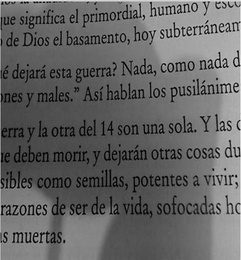
%> input picture unidad 1/sauvola.jpg, 241 x 260 px, shrunk from 471 x 509 before the run
$ octave g1e11.m   (GNU Octave 9; MATLAB toolbox functions it lacks are replaced by stand-ins)
%> lines starting %> are read from the running program, lines starting %| are printed output that depends on the picture; in (x1, y1, x2, y2) boxes, pixels count from 0 and x2, y2 are one past the last pixel; in counts of white or black regions, pixels touching at a corner belong together; the program's own positions count from 1
### unidad 1/sauvola.m
%SAUVOLA local thresholding.
%   BW = SAUVOLA(IMAGE) performs local thresholding of a two-dimensional
%   array IMAGE with Sauvola algorithm.
%
%   BW = SAUVOLA(IMAGE, [M N], THRESHOLD, PADDING) performs local
%   thresholding with M-by-N neighbourhood (default is 3-by-3) and
%   threshold THRESHOLD between 0 and 1 (default is 0.34).
%   To deal with border pixels the image is padded with one of
%   PADARRAY options (default is 'replicate').
%
%   Example
%   -------
%       imshow(sauvola(imread('eight.tif'), [150 150]));
%
%   See also PADARRAY, RGB2GRAY.

%   For method description see:
%       http://www.dfki.uni-kl.de/~shafait/papers/Shafait-efficient-binarization-SPIE08.pdf
%   Contributed by Jan Motl (jan@motl.us)
%   $Revision: 1.1 $  $Date: 2013/03/09 16:58:01 $

function output=sauvola(image, varargin)
% Initialization
numvarargs = length(varargin);      % only want 3 optional inputs at most

if numvarargs > 3
    error('myfuns:somefun2Alt:TooManyInputs', ...
     'Possible parameters are: (image, [m n], threshold, padding)');
end

optargs = {[3 3] 0.34 'replicate'}; % set defaults

optargs(1:numvarargs) = varargin;   % use memorable variable names
[window, k, padding] = optargs{:};

if ndims(image) ~= 2
    error('The input image must be a two-dimensional array.');
end

% Convert to double
image = double(image);

% Mean value
mean = averagefilter(image, window, padding);

% Standard deviation
meanSquare = averagefilter(image.^2, window, padding);
deviation = (meanSquare - mean.^2).^0.5;

% Sauvola
R = max(deviation(:));
threshold = mean.*(1 + k * (deviation / R-1));
output = (image > threshold);

### unidad 1/averagefilter.m
function image=averagefilter(image, varargin)
%AVERAGEFILTER 2-D mean filtering.
%   B = AVERAGEFILTER(A) performs mean filtering of two dimensional
%   matrix A with integral image method. Each output pixel contains
%   the mean value of the 3-by-3 neighborhood around the corresponding
%   pixel in the input image.
%
%   B = AVERAGEFILTER(A, [M N]) filters matrix A with M-by-N neighborhood.
%   M defines vertical window size and N defines horizontal window size.
%
%   B = AVERAGEFILTER(A, [M N], PADDING) filters matrix A with the
%   predefinned padding. By default the matrix is padded with zeros to
%   be compatible with IMFILTER. But then the borders may appear distorted.
%   To deal with border distortion the PADDING parameter can be either
%   set to a scalar or a string:
%       'circular'    Pads with circular repetition of elements.
%       'replicate'   Repeats border elements of matrix A.
%       'symmetric'   Pads array with mirror reflections of itself.
%
%   Comparison
%   ----------
%   There are different ways how to perform mean filtering in MATLAB.
%   An effective way for small neighborhoods is to use IMFILTER:
%
%       I = imread('eight.tif');
%       meanFilter = fspecial('average', [3 3]);
%       J = imfilter(I, meanFilter);
%       figure, imshow(I), figure, imshow(J)
%
%   However, IMFILTER slows down with the increasing size of the
%   neighborhood while AVERAGEFILTER processing time remains constant.
%   And once one of the neighborhood dimensions is over 21 pixels,
%   AVERAGEFILTER is faster. Anyway, both IMFILTER and AVERAGEFILTER give
%   the same results.
%
%   Remarks
%   -------
%   The output matrix type is the same as of the input matrix A.
%   If either dimesion of the neighborhood is even, the dimension is
%   rounded down to the closest odd value.
%
%   Example
%   -------
%       I = imread('eight.tif');
%       J = averagefilter(I, [3 3]);
%       figure, imshow(I), figure, imshow(J)
%
%   See also IMFILTER, FSPECIAL, PADARRAY.

%   Contributed by Jan Motl (jan@motl.us)
%   $Revision: 1.2 $  $Date: 2013/02/13 16:58:01 $


% Parameter checking.
numvarargs = length(varargin);
if numvarargs > 2
    error('myfuns:somefun2Alt:TooManyInputs', ...
        'requires at most 2 optional inputs');
end

optargs = {[3 3] 0};            % set defaults for optional inputs
optargs(1:numvarargs) = varargin;
[window, padding] = optargs{:}; % use memorable variable names
m = window(1);
n = window(2);

if ~mod(m,2) m = m-1; end       % check for even window sizes
if ~mod(n,2) n = n-1; end

if (ndims(image)~=2)            % check for color pictures
    display('The input image must be a two dimensional array.')
    display('Consider using rgb2gray or similar function.')
    return
end

% Initialization.
[rows columns] = size(image);   % size of the image

% Pad the image.
imageP  = padarray(image, [(m+1)/2 (n+1)/2], padding, 'pre');
imagePP = padarray(imageP, [(m-1)/2 (n-1)/2], padding, 'post');

% Always use double because uint8 would be too small.
imageD = double(imagePP);

% Matrix 't' is the sum of numbers on the left and above the current cell.
t = cumsum(cumsum(imageD),2);

% Calculate the mean values from the look up table 't'.
imageI = t(1+m:rows+m, 1+n:columns+n) + t(1:rows, 1:columns)...
    - t(1+m:rows+m, 1:columns) - t(1:rows, 1+n:columns+n);

% Now each pixel contains sum of the window. But we want the average value.
imageI = imageI/(m*n);

% Return matrix in the original type class.
image = cast(imageI, class(image));

### unidad 1/g1e11.m
%TP1, Ej13: Binarización Otsu vs Sauvola
clc;close all;clear all

%abro la imagen sauvola.jpg
rgb=imread('sauvola.jpg');
%> rgb is the input picture: size 260x241x3 uint8; min 0, max 237, mean 100.9
I=rgb2gray(rgb);

%Otsu
umbral=graythresh(I);
%> umbral = 0.412
O1=im2bw(I,umbral);
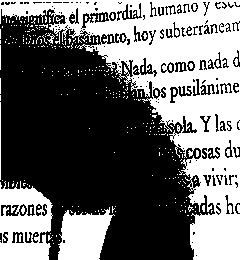
%> O1: size 260x241 logical; 42.7% white; 311 white regions (300 under 20 px), largest, box (x1, y1, x2, y2) and area: (0, 0, 241, 260) 20617, (0, 181, 53, 260) 2893, (58, 207, 115, 260) 2060

%Usando el script sauvola.m
%BW = SAUVOLA(IMAGE, [M N], THRESHOLD, PADDING)
k = 0.2
O2=sauvola(I,[11 11],k); %default: vecindad 3x3, k=0.34 y padding=replicate
%> in sauvola, `[window, k, padding] = optargs{:};`: window = [11 11]; k = 0.2; padding = 'replicate'
%> in averagefilter, `numvarargs = length(varargin);`: numvarargs = 2
%> in averagefilter, `[window, padding] = optargs{:};`: window = [11 11]; padding = 'replicate'
%> in averagefilter, `m = window(1);`: m = 11
%> in averagefilter, `t = cumsum(cumsum(imageD),2);`:
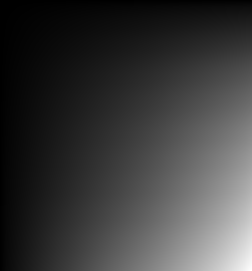
%> t: size 271x252 double; min 209, max 7276853, mean 1716327.7; drawn with min black and max white
%> in averagefilter (call 2), `imageI = t(1+m:rows+m, 1+n:columns+n) + t(1:rows, 1:columns) - t(1+m:r..`:
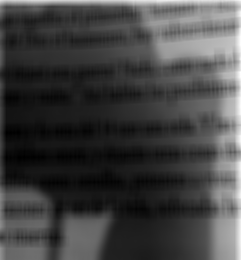
%> imageI: size 260x241 double; min 299126, max 4699223, mean 1451090.4; drawn with min black and max white
%> in sauvola, `deviation = (meanSquare - mean.^2).^0.5;`:
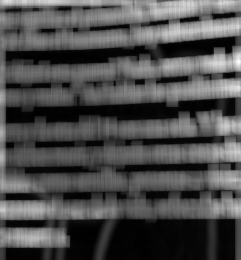
%> deviation: size 260x241 double; min 0.939, max 70.24, mean 22.2; drawn with min black and max white
%> in sauvola, `R = max(deviation(:));`: R = 70.24
%> in sauvola, `output = (image > threshold);`: output: size 260x241 logical; 83.5% white; black in thin lines or dots

%Sauvola usando la fórmula
[f,c]=size(I);
%> f = 260; c = 241
I=im2double(I);
%> I: size 260x241 double

for i=2:f-1  %ojo, la primer columna y la primer fila tienen todos ceros..hay que eliminarlos luego
    for j=2:c-1
        w=I(i-1:i+1,j-1:j+1); %defino la ventana de análisis móvil
        media(i,j)=mean(w(:));
        desvio(i,j)=std(w(:));
    end
end
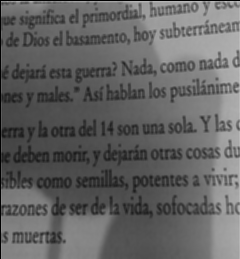
%> media: size 259x240 double; min 0, max 0.747, mean 0.389

%elimino la primer fila y primer columna
M = media(2:end,2:end);
S = desvio(2:end,2:end);
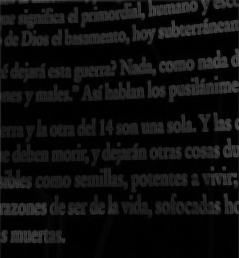
%> S: size 258x239 double; min 0, max 0.342, mean 0.0576

r = max(desvio(:));
%> r = 0.342
U= M.*(1+k*((S/r)-1));

O2m=(I(2:end-1,2:end-1)>U); %binarizo teniendo en cuenta el umbral
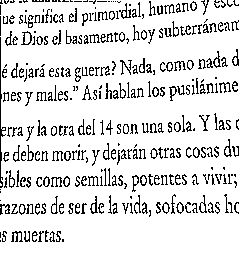
%> O2m: size 258x239 logical; 87.2% white; black in thin lines or dots

figure
subplot(221);imshow(I); title('Imagen original')
subplot(222);imshow(O1);title('Otsu')
subplot(223);imshow(O2);title('Sauvola con comando')
subplot(224);imshow(O2m);title('Sauvola a mano')
